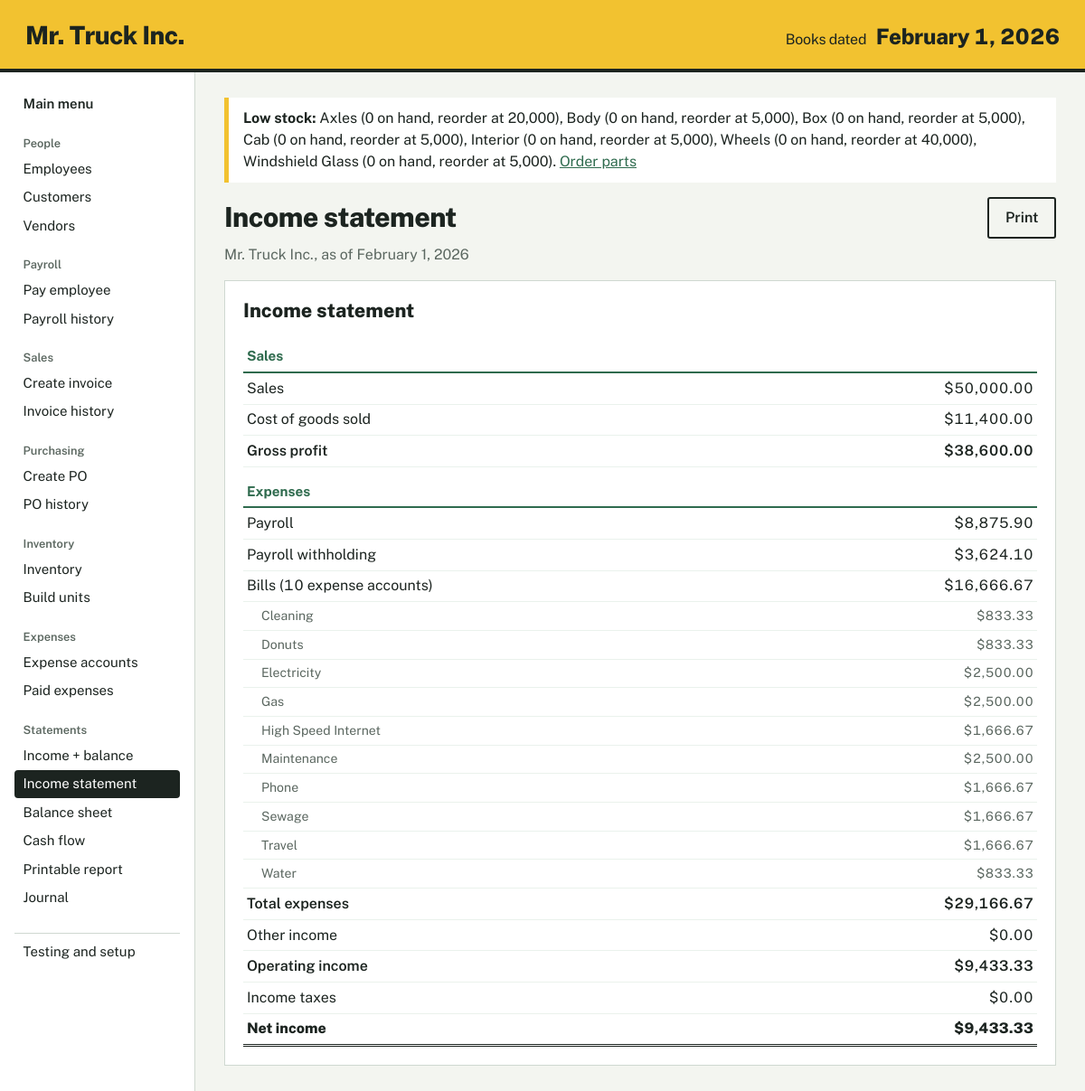
Page /income-statement on the committed database.
### tables this page shows
CREATE TABLE settings (key TEXT PRIMARY KEY, value TEXT NOT NULL);

CREATE TABLE parts (
    id INTEGER PRIMARY KEY, name TEXT NOT NULL UNIQUE,
    vendor_id INTEGER NOT NULL REFERENCES vendors(id),
    unit_cost REAL NOT NULL,
    qty_per_unit INTEGER NOT NULL DEFAULT 0,      -- bill of materials
    qty_on_hand INTEGER NOT NULL DEFAULT 0,
    value REAL NOT NULL DEFAULT 0,                -- total cost of parts on hand
    reorder_point INTEGER NOT NULL DEFAULT 0);

CREATE TABLE entries (
    id INTEGER PRIMARY KEY, date TEXT NOT NULL, kind TEXT NOT NULL, memo TEXT);

### app.py (the view)
@app.route("/income-statement")
def income_statement():
    return statements_page("Income statement", ["is"])

### accounting.py (called while the page is built)
def get_setting(conn, key, default=None):
    row = conn.execute("SELECT value FROM settings WHERE key = ?", (key,)).fetchone()
    return row["value"] if row else default

def today(conn):
    return get_setting(conn, "current_date")

def balance(conn, account):
    row = conn.execute(
        "SELECT COALESCE(SUM(debit), 0) AS d, COALESCE(SUM(credit), 0) AS c "
        "FROM journal_lines WHERE account = ?",
        (account,),
    ).fetchone()
    net = row["d"] - row["c"]
    return round(-net if account in CREDIT_NORMAL else net, 2) + 0.0  # avoid "-0.00"

def bill_balances(conn):
    rows = conn.execute(
        "SELECT account, ROUND(SUM(debit - credit), 2) AS amount FROM journal_lines "
        "WHERE account LIKE ? GROUP BY account ORDER BY account",
        (BILL_PREFIX + "%",),
    ).fetchall()
    return [(r["account"][len(BILL_PREFIX):], r["amount"]) for r in rows]

def low_stock(conn):
    return conn.execute(
        "SELECT name, qty_on_hand, reorder_point FROM parts "
        "WHERE reorder_point > 0 AND qty_on_hand <= reorder_point ORDER BY name"
    ).fetchall()

### app.py (called while the page is built)
def get_db():
    if "db" not in g:
        g.db = dbm.connect()
        dbm.ensure_initialized(g.db)
    return g.db

@app.template_filter("money")
def money(v):
    v = float(v or 0)
    s = f"${abs(v):,.2f}"
    return f"−{s}" if v < 0 else s

@app.template_filter("longdate")
def longdate(iso):
    d = date.fromisoformat(iso)
    return f"{d:%B} {d.day}, {d.year}"

@app.context_processor
def inject_globals():
    conn = get_db()
    return {
        "book_date": acct.today(conn),
        "low_stock": acct.low_stock(conn),
        "fmt": fmt,
    }

def statements_page(title, show):
    conn = get_db()
    return render_template("statements.html", title=title, show=show,
                           inc=acct.income_statement(conn), bs=acct.balance_sheet(conn),
                           cf=acct.cash_flow(conn))

### db.py (called while the page is built)
def connect(path=None):
    conn = sqlite3.connect(path or DB_PATH)
    conn.row_factory = sqlite3.Row
    conn.execute("PRAGMA foreign_keys = ON")
    return conn

def is_initialized(conn):
    row = conn.execute("SELECT name FROM sqlite_master WHERE type='table' AND name='settings'").fetchone()
    return row is not None

def ensure_initialized(conn):
    if not is_initialized(conn):
        reset(conn)

### templates/statements.html (shortened to what this page needs)
{% extends "base.html" %}
{% macro row(label, value, cls='') -%}
  <tr class="{{ cls }}"><td>{{ label }}</td><td class="num {{ 'neg' if value < 0 }}">{{ value|money }}</td></tr>
{%- endmacro %}
{% block content %}
<div class="page-head">
  <h1>{{ title }}</h1>
  <button class="ghost noprint" onclick="window.print()">Print</button>
</div>
<p class="as-of">Mr. Truck Inc., as of {{ book_date|longdate }}</p>
<div class="statements {{ 'pair' if show|length > 1 }}">
{% if 'is' in show %}
<section class="stmt">
  <h2>Income statement</h2>
  <table class="fin"><tbody>
    <tr class="sec"><th colspan="2">Sales</th></tr>
    {{ row('Sales', inc.sales) }}
    {{ row('Cost of goods sold', inc.cogs) }}
    {{ row('Gross profit', inc.gross_profit, 'sub') }}
    <tr class="sec"><th colspan="2">Expenses</th></tr>
    {{ row('Payroll', inc.payroll) }}
    {{ row('Payroll withholding', inc.withholding) }}
    {{ row('Bills (10 expense accounts)', inc.bills_total) }}
    {% for name, amt in inc.bills %}{{ row(name, amt, 'detail') }}{% endfor %}
    {{ row('Total expenses', inc.total_expenses, 'sub') }}
    {{ row('Other income', inc.other_income) }}
    {{ row('Operating income', inc.operating_income, 'sub') }}
    {{ row('Income taxes', inc.income_taxes) }}
    {{ row('Net income', inc.net_income, 'grand') }}
  </tbody></table>
</section>
{% endif %}
</div>
{% endblock %}

### templates/base.html (shortened to what this page needs)
<!doctype html>
<html lang="en">
<head>
  <link rel="stylesheet" href="{{ url_for('static', filename='style.css') }}">
</head>
<body>
  <header class="band">
    <a class="brand" href="{{ url_for('index') }}">Mr. Truck Inc.</a>
    <p class="book-date"><span>Books dated</span> {{ book_date|longdate }}</p>
  </header>
  <div class="shell">
    <nav class="side" aria-label="Main">
      <a class="nav-home {{ 'on' if request.endpoint == 'index' }}" href="{{ url_for('index') }}">Main menu</a>
      {% for heading, links in groups %}
        <p class="nav-h">{{ heading }}</p>
        {% for ep, label in links %}
          <a class="{{ 'on' if request.endpoint == ep }}" href="{{ url_for(ep) }}">{{ label }}</a>
        {% endfor %}
      {% endfor %}
      <a class="nav-test {{ 'on' if request.endpoint == 'testing' }}" href="{{ url_for('testing') }}">Testing and setup</a>
    </nav>
    <main>
      {% if low_stock %}
        <div class="notice warn" role="status">
          <strong>Low stock:</strong>
          {% for p in low_stock %}{{ p.name }} ({{ "{:,}".format(p.qty_on_hand) }} on hand, reorder at {{ "{:,}".format(p.reorder_point) }}){{ ", " if not loop.last }}{% endfor %}.
          <a href="{{ url_for('create_po') }}">Order parts</a>
        </div>
      {% endif %}
      {% block content %}{% endblock %}
    </main>
  </div>
</body>
</html>

### static/style.css (style rules this page uses)
:root { --paper: #F3F5F0; --sheet: #FFFFFF; --ink: #1C2420; --muted: #5B6760; --rule: #CFD8D1; --ledger: #2F6B4E; --ledger-soft: #EAF2EC; --truck: #F2C230; --alert: #A3301C; --alert-soft: #FBEAE6; --font: "Public Sans", "Segoe UI", system-ui, -apple-system, sans-serif; }
* { box-sizing: border-box; }
html { font-size: 16px; }
body { margin: 0; background: var(--paper); color: var(--ink); font-family: var(--font); line-height: 1.5; }
a { color: var(--ledger); }
.band { display: flex; align-items: baseline; justify-content: space-between; flex-wrap: wrap; gap: .5rem 2rem; background: var(--truck); color: var(--ink); padding: 1.1rem 1.75rem 1rem; border-bottom: 4px solid var(--ink); }
.brand { font-weight: 800; font-size: 1.75rem; letter-spacing: -.02em; color: var(--ink); text-decoration: none; }
.book-date { margin: 0; font-size: 1.5rem; font-weight: 800; letter-spacing: -.01em; font-variant-numeric: tabular-nums; }
.book-date span { font-weight: 400; font-size: 1rem; margin-right: .35rem; }
.shell { display: grid; grid-template-columns: 13.5rem 1fr; min-height: calc(100vh - 5rem); }
.side { border-right: 1px solid var(--rule); padding: 1.25rem 1rem 2rem; background: var(--sheet); }
.side a { display: block; padding: .28rem .6rem; border-radius: 4px; text-decoration: none; color: var(--ink); font-size: .94rem; }
.side a.on { background: var(--ink); color: #fff; }
.nav-h { margin: 1.1rem 0 .2rem .6rem; font-size: .8rem; font-weight: 600; color: var(--muted); }
.nav-home { font-weight: 600; }
.nav-test { margin-top: 1.4rem; border-top: 1px solid var(--rule); padding-top: .6rem !important; border-radius: 0 !important; }
main { padding: 1.75rem 2rem 3rem; max-width: 72rem; min-width: 0; }
h1 { font-size: 1.9rem; font-weight: 800; letter-spacing: -.02em; margin: 0 0 1rem; }
h2 { font-size: 1.2rem; font-weight: 600; margin: 1.75rem 0 .6rem; }
.page-head { display: flex; justify-content: space-between; align-items: center; gap: 1rem; flex-wrap: wrap; margin-bottom: 1rem; }
.page-head h1 { margin: 0; }
.as-of { color: var(--muted); margin-top: -.6rem; }
.notice { padding: .7rem 1rem; margin-bottom: 1rem; border-left: 5px solid var(--ledger); background: var(--sheet); }
.notice.warn { border-color: var(--truck); }
table { border-collapse: collapse; width: 100%; font-variant-numeric: tabular-nums; }
th, td { padding: .5rem .75rem; text-align: left; white-space: nowrap; }
tbody tr:nth-child(even) { background: var(--ledger-soft); }
.num { text-align: right; }
button, .button { font: inherit; font-weight: 600; cursor: pointer; border: 2px solid var(--ink); background: var(--ink); color: #fff; padding: .55rem 1.1rem; border-radius: 3px; text-decoration: none; display: inline-block; }
.ghost { background: transparent; color: var(--ink); }
.stmt { background: var(--sheet); border: 1px solid var(--rule); padding: 1rem 1.25rem 1.25rem; margin-bottom: 1.5rem; }
.stmt h2 { margin: 0 0 .5rem; font-size: 1.35rem; font-weight: 800; }
table.fin tbody tr:nth-child(even) { background: none; }
table.fin td { padding: .3rem .25rem; border-bottom: 1px solid var(--ledger-soft); white-space: normal; }
table.fin td.num { white-space: nowrap; padding-left: .75rem; }
table.fin tr.sec th { padding: 1rem .25rem .3rem; font-size: .95rem; color: var(--ledger); border-bottom: 2px solid var(--ledger); }
table.fin tr.sub td { font-weight: 600; border-top: 1px solid var(--ink); }
table.fin tr.grand td { font-weight: 800; border-top: 1px solid var(--ink); border-bottom: 3px double var(--ink); }
table.fin tr.detail td { color: var(--muted); font-size: .88rem; padding-left: 1.25rem; }

### rows in the picture
settings: value "February 1, 2026"
parts: name "Axles", qty_on_hand "0", reorder_point "20,000", last ","
parts: name "Body", qty_on_hand "0", reorder_point "5,000", last ","
parts: name "Box", qty_on_hand "0", reorder_point "5,000", last ","
parts: name "Cab", qty_on_hand "0", reorder_point "5,000", last ","
parts: name "Interior", qty_on_hand "0", reorder_point "5,000", last ","
parts: name "Wheels", qty_on_hand "0", reorder_point "40,000", last ","
parts: name "Windshield Glass", qty_on_hand "0", reorder_point "5,000"
entries: kind "Payroll"

### other values in the picture
{{ heading }} "People" "Payroll" "Sales" "Purchasing" "Inventory" "Expenses" "Statements"
{{ label }} "Employees" "Customers" "Vendors" "Pay employee" "Payroll history" "Create invoice" "Invoice history" "Create PO" "PO history" "Inventory" "Build units" "Expense accounts" "Paid expenses" "Income + balance" "Income statement" "Balance sheet" "Cash flow" "Printable report" "Journal"
{{ title }} "Income statement"
{{ label }} "Sales Cost of goods sold Gross profit Payroll withholding Bills (10 expense accounts) Total expenses Other income Operating income Income taxes Net income" "Cleaning" "Donuts" "Electricity" "Gas" "High Speed Internet" "Maintenance" "Phone" "Sewage" "Travel" "Water"
{{ value|money }} "$50,000.00 $11,400.00 $38,600.00 $8,875.90 $3,624.10 $16,666.67 $29,166.67 $0.00 $9,433.33 $0.00 $9,433.33" "$833.33" "$833.33" "$2,500.00" "$2,500.00" "$1,666.67" "$2,500.00" "$1,666.67" "$1,666.67" "$1,666.67" "$833.33"
